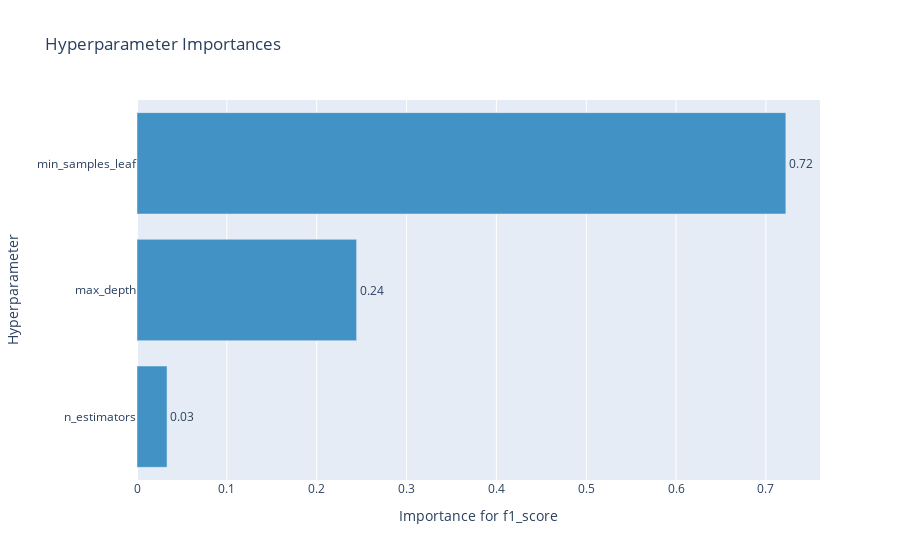

Notebook code for this chart:
### Markdown cell above
График важности гиперпараметров - помогает понять, какие гиперпараметры вносят больший вклад в минимизацию/максимизацию метрики.

### Code cell
optuna.visualization.plot_param_importances(study, target_name="f1_score")

### Figure 1 — Plotly figure (JSON) as saved in the notebook; plotly's stock layout.template omitted (floating-point values rounded to 4 significant figures)
{"data": [{"cliponaxis": false, "hovertemplate": ["n_estimators (IntDistribution): 0.03342892462009593<extra></extra>", "max_depth (IntDistribution): 0.2444229278024737<extra></extra>", "min_samples_leaf (IntDistribution): 0.7221481475774304<extra></extra>"], "marker": {"color": "rgb(66,146,198)"}, "orientation": "h", "text": ["0.03", "0.24", "0.72"], "textposition": "outside", "type": "bar", "x": [0.03343, 0.2444, 0.7221], "y": ["n_estimators", "max_depth", "min_samples_leaf"]}], "layout": {"showlegend": false, "title": {"text": "Hyperparameter Importances"}, "xaxis": {"title": {"text": "Importance for f1_score"}}, "yaxis": {"title": {"text": "Hyperparameter"}}}}
